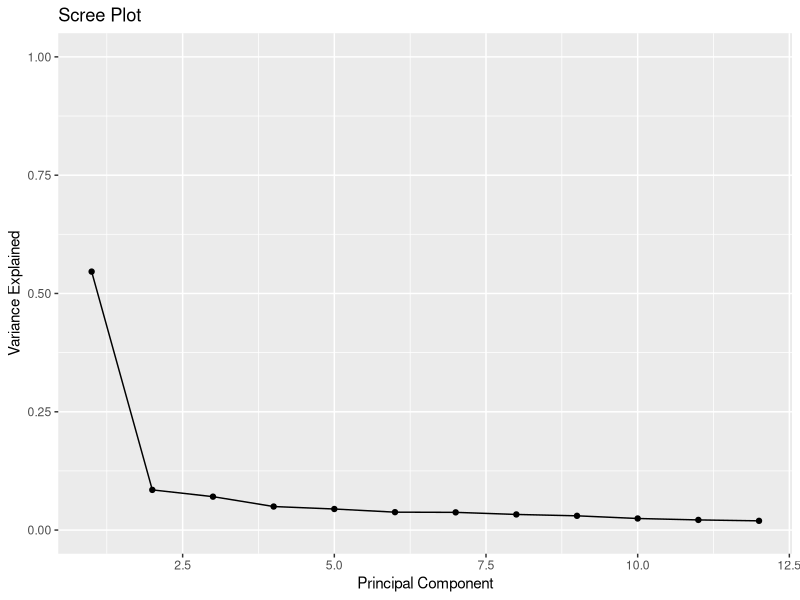
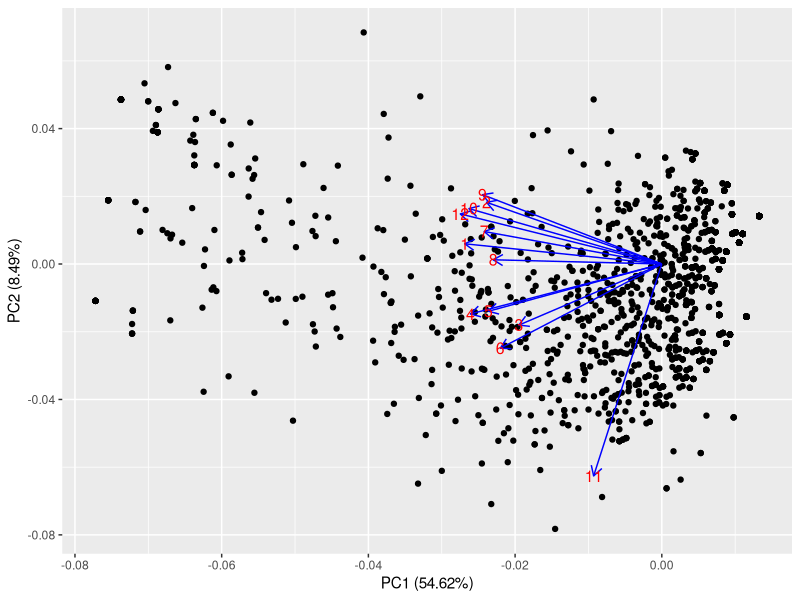

Recreate these plots in R, in order.
## ---- chunk 1
library(tidyverse)
library(ggplot2)
library(ggfortify)
library(dplyr)
## ---- chunk 2
# It is easier to do PCA with numerical values. Thus, I change "True" to 1, "False" to -1, and "Unsure" to 0
# data cleaning to describe the original dataset

df = read_csv("antivax_clean.csv")
variable = df[,14:25]
variable<-variable %>% mutate(MMR_autism = case_when(
  MMR_autism =="True" ~ 1,
  MMR_autism =="False" ~ -1,
  MMR_autism == "Unsure" ~ 0,
  ))

variable<-variable %>% mutate(Disease_rare = case_when(
  Disease_rare =="True" ~ 1,
  Disease_rare =="False" ~ -1,
  Disease_rare == "Unsure" ~ 0,
  ))

variable<-variable %>% mutate(Parents_decide = case_when(
  Parents_decide =="True" ~ 1,
  Parents_decide =="False" ~ -1,
  Parents_decide == "Unsure" ~ 0,
  ))

variable<-variable %>% mutate(Neurological_problems = case_when(
  Neurological_problems =="True" ~ 1,
  Neurological_problems =="False" ~ -1,
  Neurological_problems == "Unsure" ~ 0,
  ))

variable<-variable %>% mutate(Handle_multiple = case_when(
  Handle_multiple =="True" ~ 1,
  Handle_multiple =="False" ~ -1,
  Handle_multiple == "Unsure" ~ 0,
  ))

variable<-variable %>% mutate(CDC_not_trustworthy = case_when(
  CDC_not_trustworthy =="True" ~ 1,
  CDC_not_trustworthy =="False" ~ -1,
  CDC_not_trustworthy == "Unsure" ~ 0,
  ))

variable<-variable %>% mutate(Follow_recommendation = case_when(
  Follow_recommendation =="True" ~ 1,
  Follow_recommendation =="False" ~ -1,
  Follow_recommendation == "Unsure" ~ 0,
  ))

variable<-variable %>% mutate(Vaccine_risk = case_when(
  Vaccine_risk =="True" ~ 1,
  Vaccine_risk =="False" ~ -1,
  Vaccine_risk == "Unsure" ~ 0,
  ))

variable<-variable %>% mutate(Measles_efficacy = case_when(
  Measles_efficacy =="True" ~ 1,
  Measles_efficacy =="False" ~ -1,
  Measles_efficacy == "Unsure" ~ 0,
  ))

variable<-variable %>% mutate(Avoid_death = case_when(
  Avoid_death =="True" ~ 1,
  Avoid_death =="False" ~ -1,
  Avoid_death == "Unsure" ~ 0,
  ))

variable<-variable %>% mutate(Data_publicity = case_when(
  Data_publicity =="True" ~ 1,
  Data_publicity =="False" ~ -1,
  Data_publicity == "Unsure" ~ 0,
  ))

variable<-variable %>% mutate(Protect_immunocompromised = case_when(
  Protect_immunocompromised =="True" ~ 1,
  Protect_immunocompromised =="False" ~ -1,
  Protect_immunocompromised == "Unsure" ~ 0,
  ))
## ---- chunk 3
# Description of each variable
mean_array = colMeans(variable)
sd_array = apply(variable,2,sd)
Mean = mean_array
Standard_Deviation = sd_array
descriptive <- data.frame(Mean, Standard_Deviation)
descriptive
## ---- chunk 4
# data cleaning to do the PCA (reference to the key: statement 1 ~ 6 is true, statement 7 ~ 12 is false)

df = read_csv("antivax_clean.csv")
variable = df[,14:25]
variable<-variable %>% mutate(MMR_autism = case_when(
  MMR_autism =="True" ~ 1,
  MMR_autism =="False" ~ -1,
  MMR_autism == "Unsure" ~ 0,
  ))

variable<-variable %>% mutate(Disease_rare = case_when(
  Disease_rare =="True" ~ 1,
  Disease_rare =="False" ~ -1,
  Disease_rare == "Unsure" ~ 0,
  ))

variable<-variable %>% mutate(Parents_decide = case_when(
  Parents_decide =="True" ~ 1,
  Parents_decide =="False" ~ -1,
  Parents_decide == "Unsure" ~ 0,
  ))

variable<-variable %>% mutate(Neurological_problems = case_when(
  Neurological_problems =="True" ~ 1,
  Neurological_problems =="False" ~ -1,
  Neurological_problems == "Unsure" ~ 0,
  ))

variable<-variable %>% mutate(Handle_multiple = case_when(
  Handle_multiple =="True" ~ 1,
  Handle_multiple =="False" ~ -1,
  Handle_multiple == "Unsure" ~ 0,
  ))

variable<-variable %>% mutate(CDC_not_trustworthy = case_when(
  CDC_not_trustworthy =="True" ~ 1,
  CDC_not_trustworthy =="False" ~ -1,
  CDC_not_trustworthy == "Unsure" ~ 0,
  ))

variable<-variable %>% mutate(Follow_recommendation = case_when(
  Follow_recommendation =="True" ~ -1,
  Follow_recommendation =="False" ~ 1,
  Follow_recommendation == "Unsure" ~ 0,
  ))

variable<-variable %>% mutate(Vaccine_risk = case_when(
  Vaccine_risk =="True" ~ -1,
  Vaccine_risk =="False" ~ 1,
  Vaccine_risk == "Unsure" ~ 0,
  ))

variable<-variable %>% mutate(Measles_efficacy = case_when(
  Measles_efficacy =="True" ~ -1,
  Measles_efficacy =="False" ~ 1,
  Measles_efficacy == "Unsure" ~ 0,
  ))

variable<-variable %>% mutate(Avoid_death = case_when(
  Avoid_death =="True" ~ -1,
  Avoid_death =="False" ~ 1,
  Avoid_death == "Unsure" ~ 0,
  ))

variable<-variable %>% mutate(Data_publicity = case_when(
  Data_publicity =="True" ~ -1,
  Data_publicity =="False" ~ 1,
  Data_publicity == "Unsure" ~ 0,
  ))

variable<-variable %>% mutate(Protect_immunocompromised = case_when(
  Protect_immunocompromised =="True" ~ -1,
  Protect_immunocompromised =="False" ~ 1,
  Protect_immunocompromised == "Unsure" ~ 0,
  ))
## ---- chunk 5
# PCA 
results <- prcomp(variable,scale = TRUE)

# R automatically returns the negative value. I apply -1 to get the original rotation value
results$rotation <- -1*results$rotation
results$rotation
## ---- chunk 6
# R automatically returns negative value of how much each observation can be described by each PCA. Thus, I multiple th result by -1 to get the original value.
results$x <- -1*results$x
## ---- chunk 7
# check how much variation each PC captures
# seems that PC1 and PC2 covers most 
results$sdev^2 / sum(results$sdev^2)
## ---- chunk 8

#calculate total variance explained by each principal component
var_explained = results$sdev^2 / sum(results$sdev^2)
#create scree plot
qplot(c(1:12), var_explained) + 
  geom_line() + 
  xlab("Principal Component") + 
  ylab("Variance Explained") +
  ggtitle("Scree Plot") +
  ylim(0, 1)
## ---- chunk 9
# visualize the cluster of PCs
plot_df = variable
colnames(plot_df) = c(1:12)
plot_re <- prcomp(plot_df, scale = TRUE)
plot_re$rotation <- -1*plot_re$rotation
plot_re$x <- -1*plot_re$x
autoplot(plot_re, data = plot_df,
         loadings = TRUE, loadings.colour = 'blue', loadings.label = TRUE, loadings.label.size = 4)
## ---- chunk 10
# 2 factor testing
fact = factanal(variable,factors=2)
